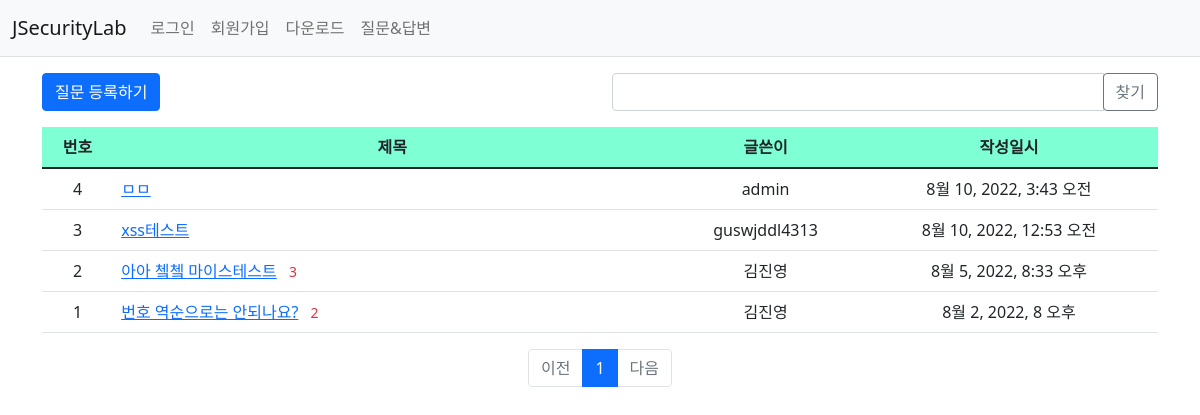
The app's page /jhpy/qna/ with its own data.
### jhpy/models.py (models this page shows, shortened)
class Question(models.Model):
    author = models.ForeignKey(User, on_delete=models.CASCADE)
    subject = models.CharField(max_length=200)
    content = models.TextField()
    modify_date = models.DateTimeField(null=True, blank=True)
    create_date = models.DateTimeField()

### jhpy/views/base_views.py (the view, shortened to what this page needs)
# urls.py: path('qna/',
def qna(request):
    page = request.GET.get('page', '1')  # 페이지
    kw = request.GET.get('kw', '')  # 검색어
    question_list = Question.objects.order_by('-create_date')
    paginator = Paginator(question_list, 10)  # 페이지당 10개씩 보여주기
    page_obj = paginator.get_page(page)
    context = {'question_list': page_obj, 'page': page, 'kw': kw}
    return render(request, 'jhpy/question_list.html', context)

### jhpy/templatetags/jhpy_filter.py (called while the page is built)
@register.filter
def sub(value, arg):
    return value - arg

### templates/jhpy/question_list.html (shortened to what this page needs)
{% extends 'base.html' %}
{% load jhpy_filter %}
{% block content %}
<div class="container my-3">
    <div class="row my-3">
        <div class="col-6">
            <a href="{% url 'jhpy:question_create' %}" class="btn btn-primary">질문 등록하기</a>
        </div>
        <div class="col-6">
            <div class="input-group">
                <input type="text" id="search_kw" class="form-control" value="{{ kw|default_if_none:'' }}">
                <div class="input-group-append">
                    <button class="btn btn-outline-secondary" type="button" id="btn_search">찾기</button>
                </div>
            </div>
        </div>
    </div>
    <table class="table">
        <thead>
        <tr class="text-center" style="background-color: aquamarine;">
            <th>번호</th>
            <th style="width:50%">제목</th>
    		<th>글쓴이</th>
            <th>작성일시</th>
        </tr>
        </thead>
        <tbody>
        {% if question_list %}
        {% for question in question_list %}
        <tr class="text-center">
            <td>
                {{ question_list.paginator.count|sub:question_list.start_index|sub:forloop.counter0|add:1 }}
            </td>
            <td class="text-start">
                <a href="{% url 'jhpy:detail' question.id %}">{{ question.subject }}</a>
                {% if question.answer_set.count > 0 %}
    			<span class="text-danger small mx-2">{{ question.answer_set.count }}</span>
    			{% endif %}
            </td>
            <td>{{ question.author.username }}</td>
            <td>{{ question.create_date }}</td>
        </tr>
        {% endfor %}
        {% else %}
        <tr>
            <td colspan="4">질문이 없습니다.</td>
        </tr>
        {% endif %}
        </tbody>
    </table>
    <ul class="pagination justify-content-center">
        {% if question_list.has_previous %}
        <li class="page-item">
            <a class="page-link" data-page="{{ question_list.previous_page_number }}"
           href="javascript:void(0)">이전</a>
        </li>
        {% else %}
        <li class="page-item disabled">
            <a class="page-link" tabindex="-1" aria-disabled="true" href="#">이전</a>
        </li>
        {% endif %}
        {% for page_number in question_list.paginator.page_range %}
        {% if page_number >= question_list.number|add:-5 and page_number <= question_list.number|add:5 %}
        {% if page_number == question_list.number %}
        <li class="page-item active" aria-current="page">
            <a class="page-link" data-page="{{ page_number }}"
           href="javascript:void(0)">{{ page_number }}</a>
        </li>
        {% else %}
        <li class="page-item">
            <a class="page-link" data-page="{{ page_number }}"
           href="javascript:void(0)">{{ page_number }}</a>
        </li>
        {% endif %}
		{% endif %}
        {% endfor %}
        {% if question_list.has_next %}
        <li class="page-item">
            <a class="page-link" data-page="{{ question_list.next_page_number }}"
           href="javascript:void(0)">다음</a>
        </li>
        {% else %}
        <li class="page-item disabled">
            <a class="page-link" tabindex="-1" aria-disabled="true" href="#">다음</a>
        </li>
        {% endif %}
    </ul>
</div>
{% endblock %}

### records on screen
Question: paginator.count|sub "4", subject "ㅁㅁ", author.username "admin", create_date "8월 10, 2022, 3:43 오전"
Question: paginator.count|sub "3", subject "xss테스트", author.username "guswjddl4313", create_date "8월 10, 2022, 12:53 오전"
Question: paginator.count|sub "2", subject "아아 쳌쳌 마이스테스트", answer_set.count "3", author.username "김진영", create_date "8월 5, 2022, 8:33 오후"
Question: paginator.count|sub "1", subject "번호 역순으로는 안되나요?", answer_set.count "2", author.username "김진영", create_date "8월 2, 2022, 8 오후"

### other values on screen
{{ page_number }} "1"
